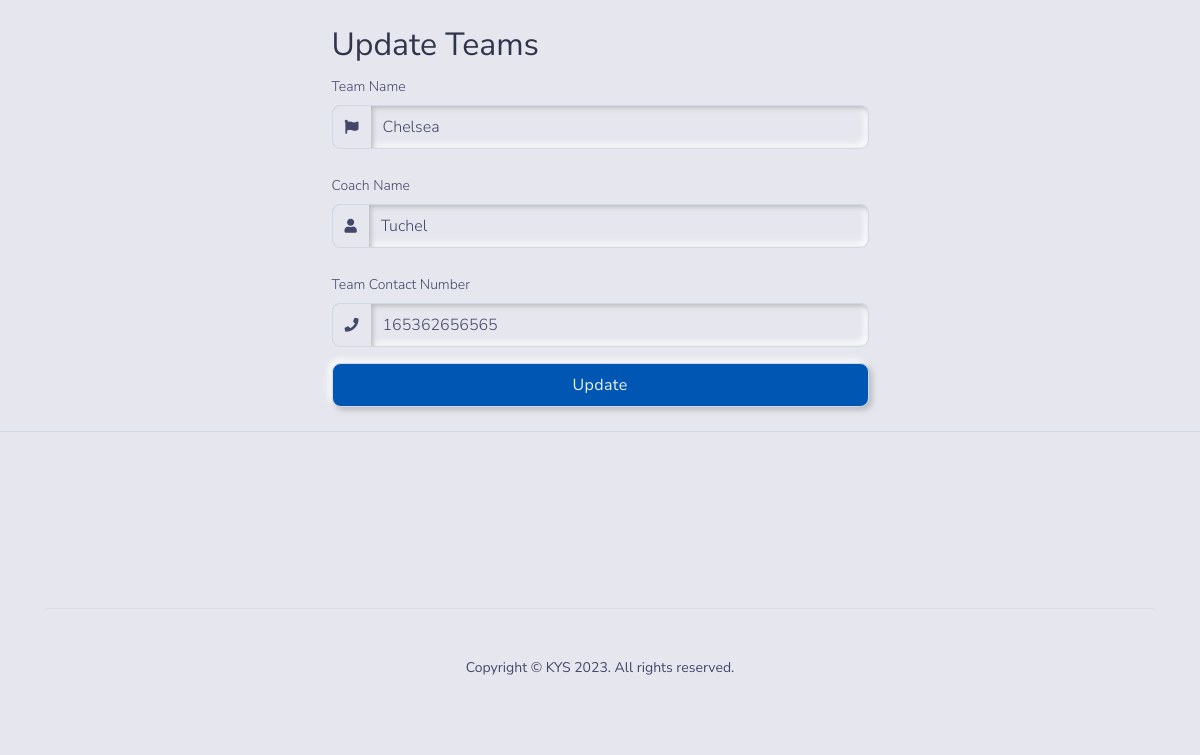
The page /admin/get_team_info/3 on the database its author committed.
### tables this page shows
CREATE TABLE IF NOT EXISTS `teams` (
  `id` int(11) NOT NULL AUTO_INCREMENT,
  `team_name` varchar(55) NOT NULL,
  `coach_name` varchar(55) NOT NULL,
  `phone_number` varchar(15) NOT NULL,
  `coach_passport` varchar(255) NOT NULL,
  PRIMARY KEY (`id`)
);

### application/controllers/Admin.php (called while the page is built, shortened)
<?php
class Admin extends CI_Controller
{
    public function __construct()
    {
        $this->load->model("Auth_model");
        $this->load->model("Admin_model");
        $this->load->library('upload');
    }
    public function get_team_info()
    {
        $id = $this->uri->segment(3);
        $data['result'] = $this->Admin_model->get_team($id);
        $this->load->view('admin/team_info', $data);
    }
}

### index.php (called while the page is built, shortened)
<?php
require_once BASEPATH.'core/CodeIgniter.php';

### application/models/Admin_model.php (called while the page is built, shortened)
<?php
class Admin_model extends CI_Model
{
    public function get_team($id)
    {
        $this->db->where("id", $id);
        return $this->db->get('teams')->row();
    }
}

### application/views/admin/team_info.php (the view, shortened to what this page needs)
<!DOCTYPE html>
<html lang="en">
<body>
    <main>
        <div class="containter">
            <div class="row">
                <div class="col-md-3"></div>
                <div class="col-md-6">
                <div class="card-body">
            <h2> Update Teams</h2>
            <form action="<?php echo site_url("admin/update_team"); ?>" method="POST" enctype="multipart/form-data">
                <div class="form-group">
                    <label for="">Team Name</label>
                    <div class="input-group mb-4">
                        <div class="input-group-prepend"><span class="input-group-text"><span class="fas fa-flag"></span></span></div>
                        <input class="form-control" name="team_name" value="<?php echo $result->team_name; ?>" type="text">
                    </div>
                </div>
                <div class="form-group">
                    <div class="form-group">
                        <label for="">Coach Name</label>
                        <div class="input-group mb-4">
                            <div class="input-group-prepend"><span class="input-group-text"><span class="fas fa-user"></span></span>
                            </div><input class="form-control" name="coach_name" value="<?php echo $result->coach_name; ?>" type="text" required>
                        </div>
                    </div>
                    <div class="form-group">
                        <label for="">Team Contact Number</label>
                        <div class="input-group">
                            <div class="input-group-prepend"><span class="input-group-text"><span class="fas fa-phone"></span></span>
                            </div><input class="form-control" name="phone_number" value="<?php echo $result->phone_number; ?>" type="text" required>
                        </div>
                    </div>
                </div><input type="submit" class="btn btn-block btn-info" value="Update">
            </form>
        </div>
                </div>
                <div class="col-md-3"></div>
            </div>
        </div>
    </main>
</body>
</html>

### rows shown on the page
teams: team_name "Chelsea", coach_name "Tuchel", phone_number "165362656565"
